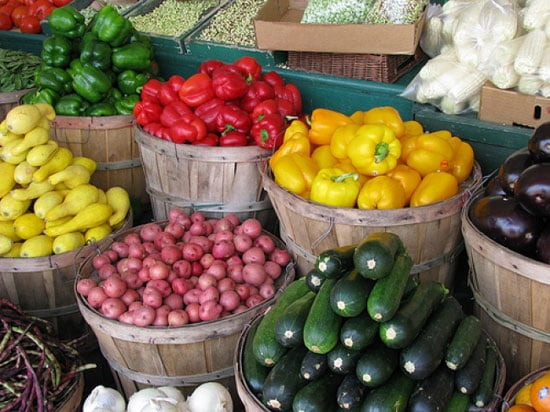
#> input picture image.jpg, 550 x 412 px
$ python main.py
#> lines starting #> are read from the running program, lines starting #| are printed output that depends on the picture; after the words box and inside, x2 and y2 are one past the last pixel; in counts of white or black regions, pixels touching at a corner belong together
import cv2
import numpy as np

# Load image
image = cv2.imread('image.jpg')
#> image is the input picture: shape (412, 550, 3); mean B, G, R 76.4, 103.8, 122.3
hsv = cv2.cvtColor(image, cv2.COLOR_BGR2HSV)
#> hsv: shape (412, 550, 3); mean H, S, V 56.2, 108.7, 129.1

# Define color ranges in HSV
colors = {
    "Red": [(0, 120, 70), (10, 255, 255)],
    "Green": [(40, 40, 40), (80, 255, 255)],
    "Yellow": [(20, 100, 100), (30, 255, 255)]
}

for color, (lower, upper) in colors.items():
    mask = cv2.inRange(hsv, np.array(lower), np.array(upper))
    contours, _ = cv2.findContours(mask, cv2.RETR_EXTERNAL, cv2.CHAIN_APPROX_SIMPLE)
    for cnt in contours:
        area = cv2.contourArea(cnt)
        if area > 500:
            x, y, w, h = cv2.boundingRect(cnt)
            cv2.rectangle(image, (x, y), (x+w, y+h), (0, 255, 255), 2)
            cv2.putText(image, color, (x, y-10), cv2.FONT_HERSHEY_SIMPLEX, 0.6, (0, 0, 0), 2)
#> this loop made 3 passes
#> pass 1, `mask = cv2.inRange(hsv, np.array(lower), np.array(upper))`:
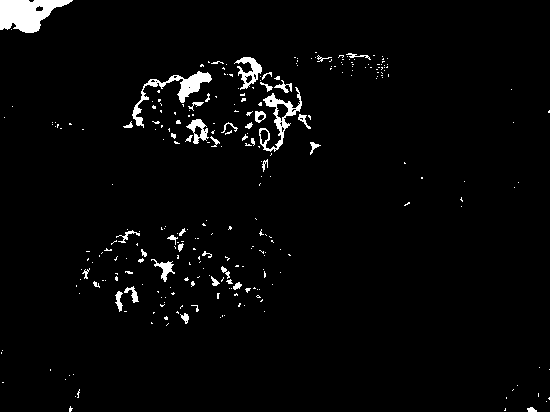
#> mask: shape (412, 550); 2.8% white; 283 white regions (242 under 20 px), largest, box (x1, y1, x2, y2) and area: (0, 0, 73, 33) 1499, (132, 71, 212, 128) 865, (259, 87, 302, 152) 682
#> pass 2, `mask = cv2.inRange(hsv, np.array(lower), np.array(upper))`:
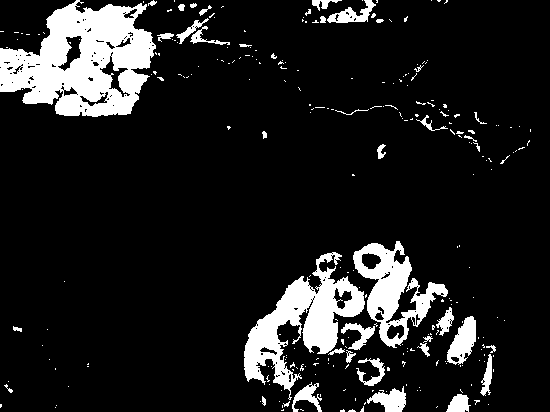
#> mask: shape (412, 550); 12.1% white; 269 white regions (228 under 20 px), largest, box (x1, y1, x2, y2) and area: (0, 0, 156, 117) 11221, (244, 252, 365, 400) 6210, (353, 241, 448, 348) 3764
#> pass 3, `mask = cv2.inRange(hsv, np.array(lower), np.array(upper))`:
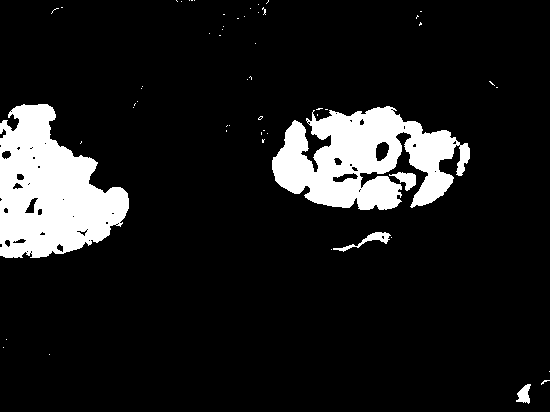
#> mask: shape (412, 550); 11.4% white; 56 white regions (51 under 20 px), largest, box (x1, y1, x2, y2) and area: (0, 104, 129, 258) 12673, (272, 106, 470, 210) 12306, (333, 232, 391, 252) 282, (389, 172, 416, 191) 247, (516, 384, 531, 404) 178
#> after the loop:
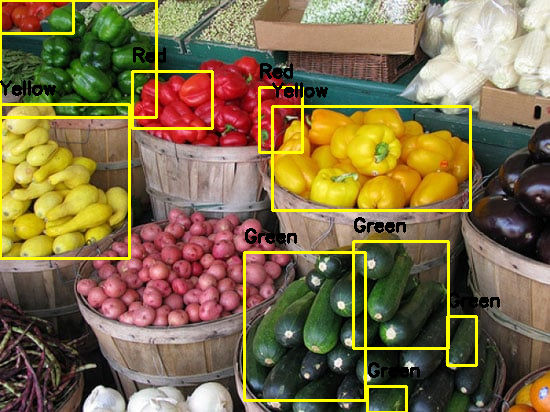
#> image: shape (412, 550, 3); 5.65% of pixels changed, all inside (x1, y1, x2, y2) = (0, 0, 500, 412)

cv2.imshow("Color Detection", image)
cv2.waitKey(0)
cv2.destroyAllWindows()
